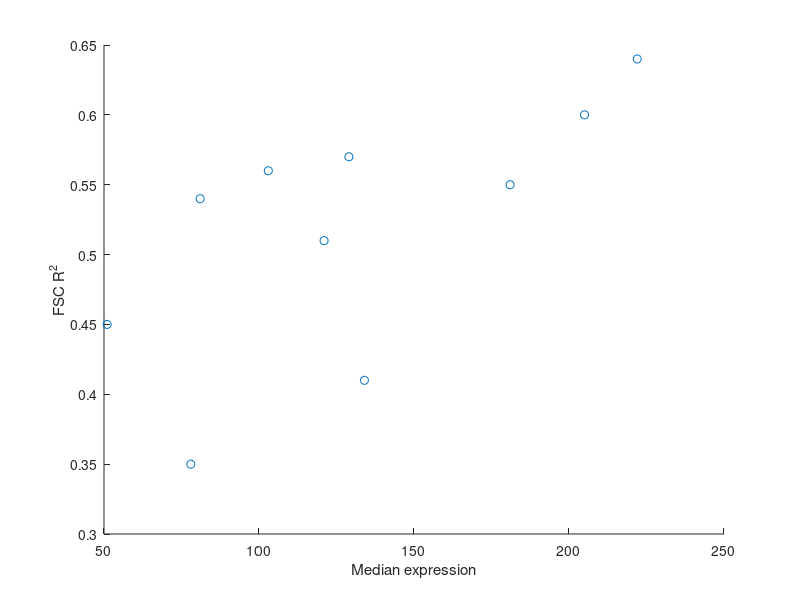
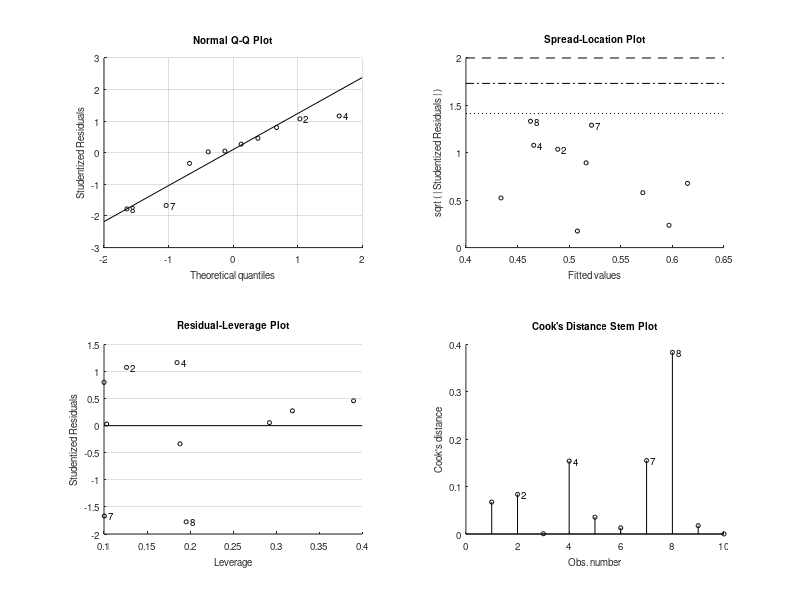
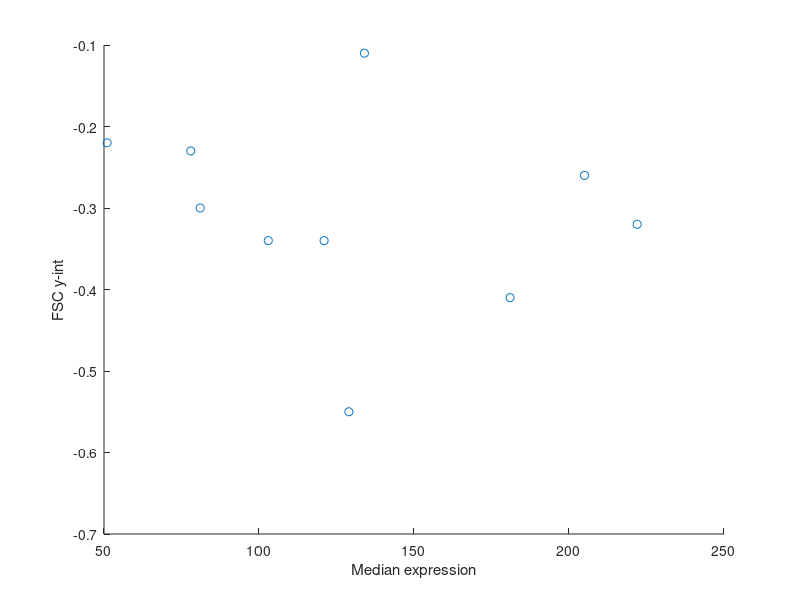
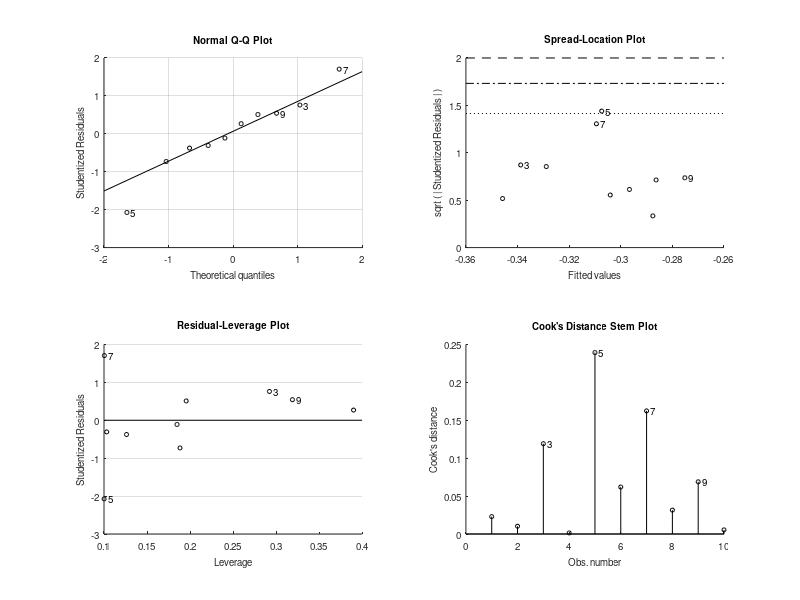

Reproduce these figures in MATLAB, in order.

clear all
close all

num_lines = 10;

fsc_r2 = nan(num_lines,1);
fsc_int = nan(num_lines,1);
mdians = nan(num_lines,1);

fsc_r2(1) = 0.64;
fsc_r2(2) = 0.56;
fsc_r2(3) = 0.60;
fsc_r2(4) = 0.54;
fsc_r2(5) = 0.57;
fsc_r2(6) = 0.55;
fsc_r2(7) = 0.41;
fsc_r2(8) = 0.35;
fsc_r2(9) = 0.45;
fsc_r2(10) = 0.51;

fsc_int(1) = -0.32;
fsc_int(2) = -0.34;
fsc_int(3) = -0.26;
fsc_int(4) = -0.30;
fsc_int(5) = -0.55;
fsc_int(6) = -0.41;
fsc_int(7) = -0.11;
fsc_int(8) = -0.23;
fsc_int(9) = -0.22;
fsc_int(10) = -0.34;

mdians(1) = 222;
mdians(2) = 103;
mdians(3) = 205;
mdians(4) = 81;
mdians(5) = 129;
mdians(6) = 181;
mdians(7) = 134;
mdians(8) = 78;
mdians(9) = 51;
mdians(10) = 121;

figure
scatter(mdians,fsc_r2)
xlabel('Median expression')
ylabel('FSC R^2')
fitlm(mdians,fsc_r2)

figure
scatter(mdians,fsc_int)
xlabel('Median expression')
ylabel('FSC y-int')
fitlm(mdians,fsc_int)
